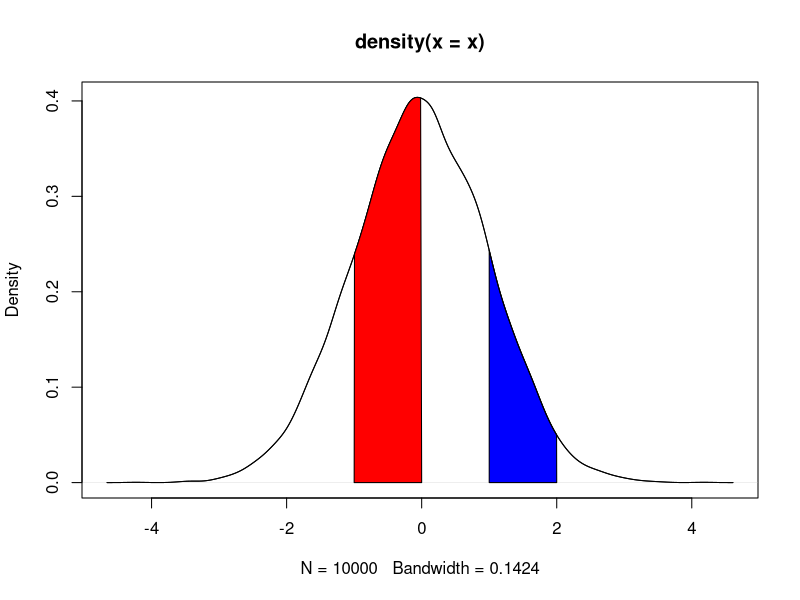

Source code (R):
my.color <- function(dat,from,to,col.den="black",col.area="red",...) {
  if (is(dat)[1] == "function") {
    color.fn(dat,from,to)
  } else if (is(dat)[1] == "density") {
    color.den(dat,from,to,col.den,col.area,...)
  } else if (is(dat)[1] == "matrix") {
    color.emp(dat,from,to)
  }
}


color.den <- function(den,from,to,col.den="black",col.area="red",add=F,...) {
  # Colors area under a density within an interval
  # den has to be a density object
  if (add) {
    lines(den,col=col.den,...)
  } else {
    plot(den,col=col.den,...)
  }
  polygon(c(from, den$x[den$x>=from & den$x<=to], to),
          c(0, den$y[den$x>=from & den$x<=to], 0),col=col.area)
}

color.fn <- function(f,from,to) {
  x <- seq(from,to,by=(to-from)/10000)
  polygon(c(from,x,to),
          c(0,f(x),0),col="red")
}


color.emp <- function(M,from,to) {
  x <- M[,1]
  y <- M[,2]
  polygon(c(from,x[x>=from & x<= to],to),
          c(0,y[x>=from & x<=to],0),col="red")
}


#Examples: ######################################################

## color.den
  x <- rnorm(10000)
  denx <- density(x)
  color.den(denx,1,2,col.area="blue")
  color.den(denx,-1,0,col.area="red",add=T)
#
## color.fn
#  fn <- function(x) dnorm(x)
#  curve(dnorm(x),-5,5)
#  color.fn(fn,-2,5)
#
## color.emp
#  x <- seq(-5,5,length=1000)
#  y <- dnorm(x)
#  plot(x,y,type='l')
#  color.emp(cbind(x,y),-2,5)


